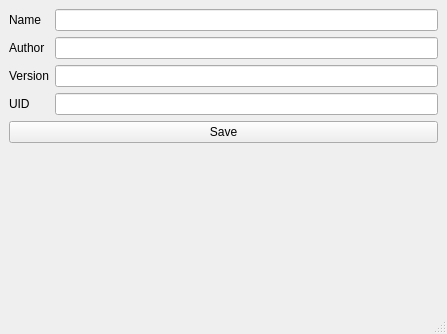
<?xml version="1.0" encoding="UTF-8"?>
<ui version="4.0">
 <class>MainWindow</class>
 <widget class="QMainWindow" name="MainWindow">
  <property name="geometry">
   <rect>
    <x>0</x>
    <y>0</y>
    <width>447</width>
    <height>334</height>
   </rect>
  </property>
  <property name="windowTitle">
   <string>Publish Component</string>
  </property>
  <widget class="QWidget" name="centralwidget">
   <layout class="QVBoxLayout" name="verticalLayout">
    <item>
     <layout class="QGridLayout" name="gridLayout">
      <item row="1" column="0">
       <widget class="QLabel" name="label_author">
        <property name="text">
         <string>Author</string>
        </property>
       </widget>
      </item>
      <item row="0" column="0">
       <widget class="QLabel" name="label_name">
        <property name="text">
         <string>Name</string>
        </property>
       </widget>
      </item>
      <item row="2" column="0">
       <widget class="QLabel" name="label_version">
        <property name="text">
         <string>Version</string>
        </property>
       </widget>
      </item>
      <item row="3" column="0">
       <widget class="QLabel" name="label_uid">
        <property name="text">
         <string>UID</string>
        </property>
       </widget>
      </item>
      <item row="0" column="1">
       <widget class="QLineEdit" name="lineEdit_name"/>
      </item>
      <item row="1" column="1">
       <widget class="QLineEdit" name="lineEdit_author"/>
      </item>
      <item row="2" column="1">
       <widget class="QLineEdit" name="lineEdit_version"/>
      </item>
      <item row="3" column="1">
       <widget class="QLineEdit" name="lineEdit_uid"/>
      </item>
     </layout>
    </item>
    <item>
     <widget class="QPushButton" name="pushButton_save">
      <property name="text">
       <string>Save</string>
      </property>
     </widget>
    </item>
    <item>
     <spacer name="verticalSpacer">
      <property name="orientation">
       <enum>Qt::Vertical</enum>
      </property>
      <property name="sizeHint" stdset="0">
       <size>
        <width>20</width>
        <height>40</height>
       </size>
      </property>
     </spacer>
    </item>
   </layout>
  </widget>
  <widget class="QMenuBar" name="menubar">
   <property name="geometry">
    <rect>
     <x>0</x>
     <y>0</y>
     <width>447</width>
     <height>30</height>
    </rect>
   </property>
  </widget>
  <widget class="QStatusBar" name="statusbar"/>
 </widget>
 <resources/>
 <connections/>
</ui>
